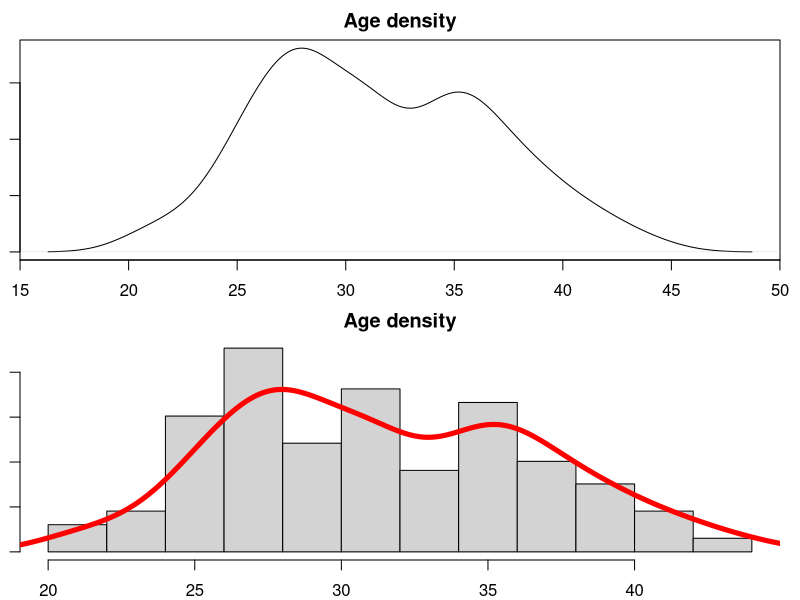
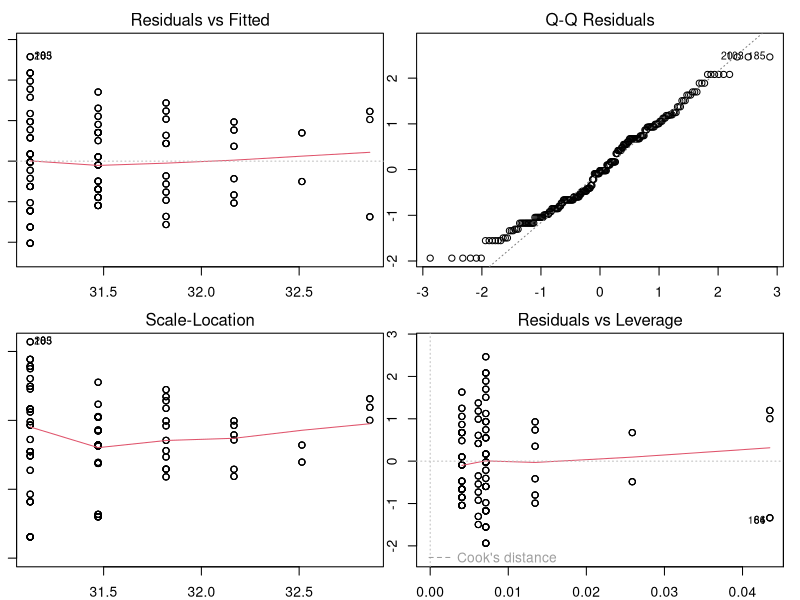
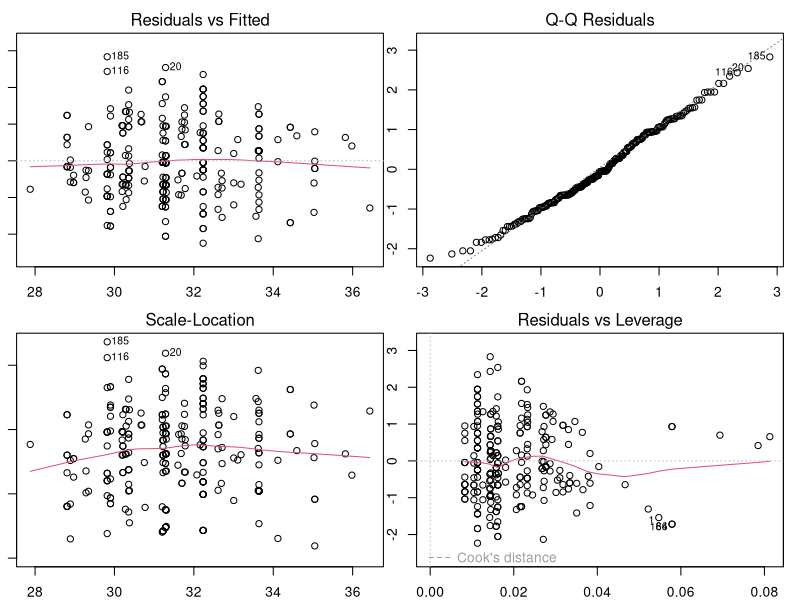
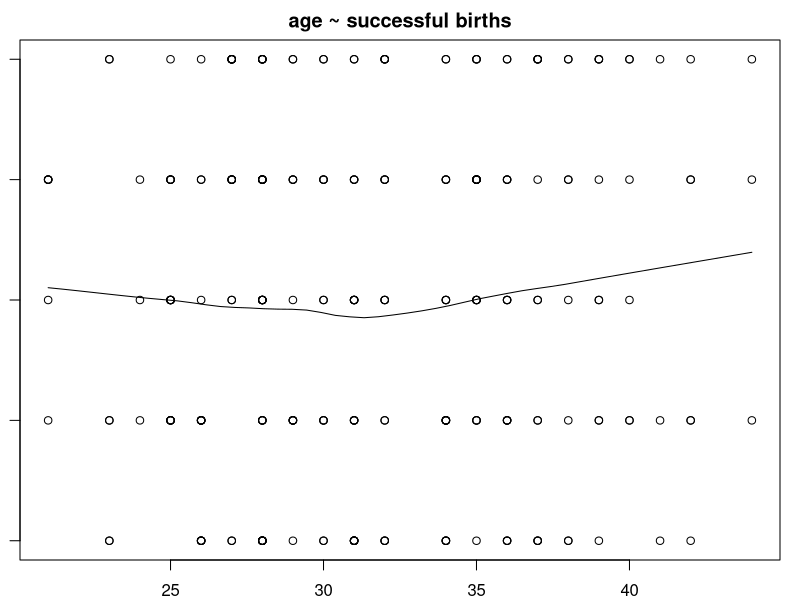
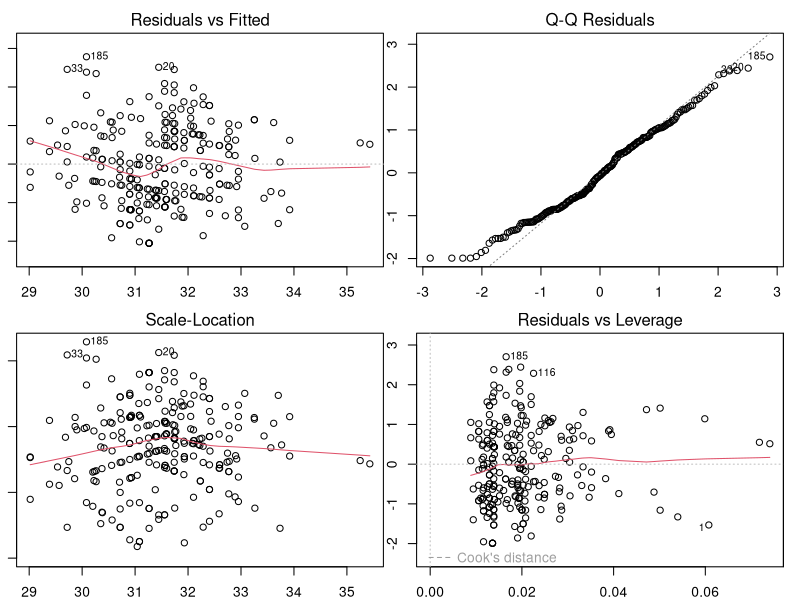

The R source for these figures, in order:
newLine <- function () { # afiseaza o linie libera
  blank <- matrix()
  rownames(blank) <- ""
  colnames(blank) <- ""
  print(blank, na.print = "")
}

justTheString <- function (str) { # afiseaza un string fara ""
  blank <- matrix()
  rownames(blank) <- str
  colnames(blank) <- ""
  print(blank, na.print = "")
}

plotModel <- function (m) { # afiseaza 4 toate cele 4 ploturi ale unui model intr+un singur plot
  print(summary(m))
  op<-par(mfrow=c(2,2))
  for(i in c(1:3,5)) {plot(m, which=i)}
  par(op)
}

solve2 <- function() {
  
  #regresie simpla
  justTheString("Regresie simpla: plotul 1 (primul)")
  print(density(infert$age))
  par(mar=c(2,1,2,1))
  op<-par(mfrow=c(2,1))
  plot(density(infert$age), main="Age density", xlab="AGE", las=1, ask=FALSE)
  hist(infert$age, main="Age density", xlab="AGE", ylab="Density", freq=FALSE)
  lines(density(infert$age), lwd=5, col="red")
  par(op)
  
  #regresie multipla
  newLine()
  justTheString("Regresie multipla: 2 modele - ploturile 2 si 3")
  plotModel (lm(infert$age~infert$parity))
  plotModel (lm(infert$age~infert$parity+infert$induced+infert$case+infert$spontaneous))
  
  #adaugam noi variabile: successful births & failed births
  newLine()
  justTheString("Se adauga noi variabile: Successful_births si Failed_births")
  s_births<-sample(x=c(0,1,2,3,4),size=length(infert[[1]]), replace=TRUE)
  f_births<-sample(x=c(0,1),      size=length(infert[[1]]), replace=TRUE)
  
  #regresie simpla
  newLine()
  justTheString("Regresie simpla: plotul 4")
  scatter.smooth(x=infert$age, y=s_births, main="age ~ successful births")
  
  #regresie multipla
  newLine()
  justTheString("Regresie multipla: plotul 5 (ultimul)")
  plotModel (lm(infert$age~infert$parity+infert$induced+s_births+f_births))
}

solve2()
